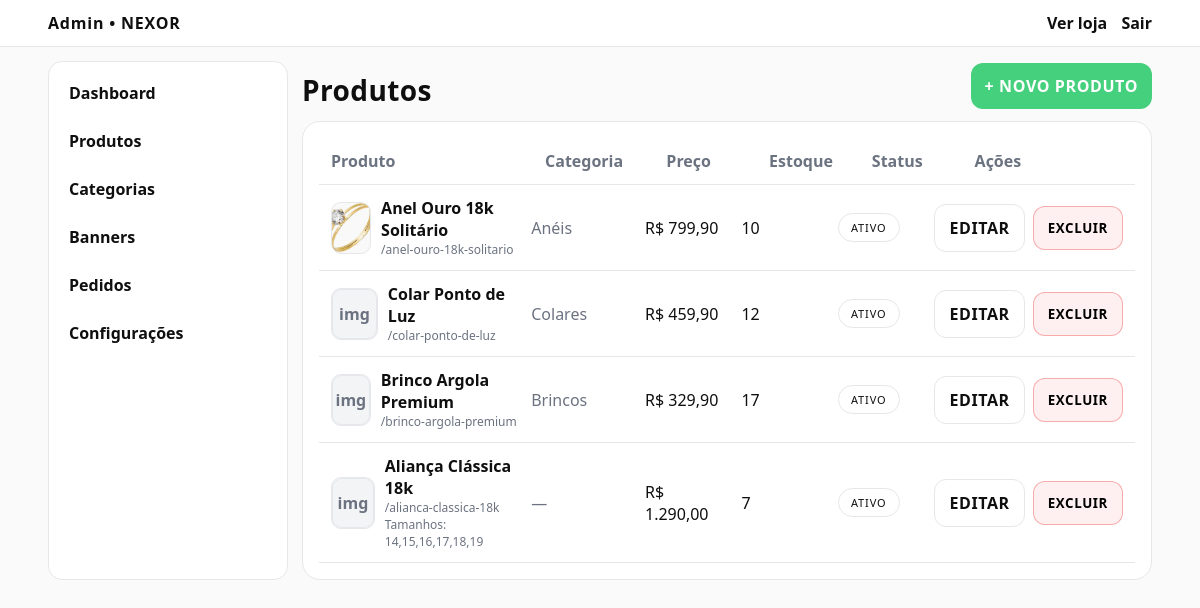
The app's page /admin/produtos (signed in) with its own data.
### app.py (models this page shows)
class Setting(db.Model):
    id = db.Column(db.Integer, primary_key=True)
    key = db.Column(db.String(80), unique=True, nullable=False, index=True)
    value = db.Column(db.Text, default="")

class Product(db.Model):
    id = db.Column(db.Integer, primary_key=True)
    category_id = db.Column(db.Integer, db.ForeignKey("category.id"), nullable=True)
    name = db.Column(db.String(180), nullable=False)
    slug = db.Column(db.String(220), unique=True, nullable=False, index=True)
    description = db.Column(db.Text, default="")
    price = db.Column(db.Numeric(10, 2), nullable=False, default=0)
    stock = db.Column(db.Integer, nullable=False, default=0)
    is_active = db.Column(db.Boolean, default=True)
    sizes = db.Column(db.String(80), default="")
    image_filename = db.Column(db.String(255), default="")
    created_at = db.Column(db.DateTime, default=now_utc)
    category = db.relationship("Category", lazy=True)

class Category(db.Model):
    id = db.Column(db.Integer, primary_key=True)
    name = db.Column(db.String(120), nullable=False)
    slug = db.Column(db.String(160), unique=True, nullable=False, index=True)
    icon = db.Column(db.String(120), default="")  # ex: "ring", "watch", "earrings"
    is_active = db.Column(db.Boolean, default=True)
    created_at = db.Column(db.DateTime, default=now_utc)

### app.py (the view)
    @app.route("/admin/produtos")
    @login_required
    def admin_produtos():
        require_admin()
        products = Product.query.order_by(Product.created_at.desc()).all()
        categories = Category.query.order_by(Category.name.asc()).all()
        cmap = {c.id: c for c in categories}
        return render_template("admin_produtos.html", products=products, cmap=cmap)

### app.py (called while the page is built, shortened)
def money(v) -> Decimal:
    if v is None:
        return Decimal("0.00")
    if isinstance(v, Decimal):
        return v.quantize(Decimal("0.01"), rounding=ROUND_HALF_UP)
    return Decimal(str(v)).quantize(Decimal("0.01"), rounding=ROUND_HALF_UP)

def format_brl(v: Decimal) -> str:
    v = money(v)
    s = f"{v:.2f}"
    inteiro, dec = s.split(".")
    inteiro = re.sub(r"(?<!^)(?=(\d{3})+$)", ".", inteiro)
    return f"R$ {inteiro},{dec}"

def cart_get():
    return session.get("cart", {})

def cart_count(cart: dict) -> int:
    return sum(int(q) for q in cart.values())

def cart_subtotal(cart: dict) -> Decimal:
    if not cart:
        return money("0")

def get_setting(key: str, default: str = "") -> str:
    s = Setting.query.filter_by(key=key).first()
    if not s or s.value is None:
        return default
    return str(s.value)

def get_setting_decimal(key: str, default: str) -> Decimal:
    try:
        return money(get_setting(key, default))
    except Exception:
        return money(default)

def shipping_calc(subtotal: Decimal):
    free_over = get_setting_decimal("shipping_free_over", "299.90")
    flat = get_setting_decimal("shipping_flat", "9.90")
    if subtotal >= free_over:
        return money("0")
    return money(flat)

@login_manager.user_loader
def load_user(user_id):
    return db.session.get(User, int(user_id))

def require_admin():
    if not current_user.is_authenticated:
        abort(401)
    if not getattr(current_user, "is_admin", False):
        abort(403)

### templates/admin_produtos.html
{% extends "admin_base.html" %}
{% block content %}
<div class="adminhead">
  <h2 class="h2">Produtos</h2>
  <a class="btn btn-green" href="{{ url_for('admin_produto_novo') }}">+ Novo produto</a>
</div>
<div class="panel table">
  <div class="t-head">
    <div>Produto</div><div>Categoria</div><div>Preço</div><div>Estoque</div><div>Status</div><div>Ações</div>
  </div>
  {% for p in products %}
    <div class="t-row">
      <div class="t-prod">
        <div class="thumb">
          {% if p.image_filename %}
            <img src="{{ url_for('uploads', filename=p.image_filename) }}" alt="">
          {% else %}
            <div class="ph small">img</div>
          {% endif %}
        </div>
        <div>
          <div><b>{{ p.name }}</b></div>
          <div class="muted tiny">/{{ p.slug }}</div>
          {% if p.sizes %}<div class="muted tiny">Tamanhos: {{ p.sizes }}</div>{% endif %}
        </div>
      </div>
      <div class="muted">{{ cmap.get(p.category_id).name if p.category_id and cmap.get(p.category_id) else "—" }}</div>
      <div>{{ "R$ {:,.2f}".format(p.price).replace(",", "X").replace(".", ",").replace("X", ".") }}</div>
      <div>{{ p.stock }}</div>
      <div>{% if p.is_active %}<span class="pill">Ativo</span>{% else %}<span class="pill muted">Inativo</span>{% endif %}</div>
      <div class="t-actions">
        <a class="btn btn-ghost" href="{{ url_for('admin_produto_editar', pid=p.id) }}">Editar</a>
        <form method="post" action="{{ url_for('admin_produto_delete', pid=p.id) }}" onsubmit="return confirm('Excluir produto?');">
          <button class="btn btn-danger" type="submit">Excluir</button>
        </form>
      </div>
    </div>
  {% endfor %}
</div>
{% endblock %}

### templates/admin_base.html (shortened to what this page needs)
<!doctype html>
<html lang="pt-br">
<head>
  <link rel="stylesheet" href="{{ url_for('static', filename='style.css') }}">
</head>
<body class="adminbody">
  <header class="adminbar">
    <div class="container adminbar-inner">
      <a class="adminbrand" href="{{ url_for('admin_dashboard') }}">Admin • {{ STORE_NAME }}</a>
      <div class="adminlinks">
        <a href="{{ url_for('index') }}">Ver loja</a>
        <a href="{{ url_for('logout') }}">Sair</a>
      </div>
    </div>
  </header>
  <div class="container adminwrap">
    <aside class="adminnav">
      <a href="{{ url_for('admin_dashboard') }}">Dashboard</a>
      <a href="{{ url_for('admin_produtos') }}">Produtos</a>
      <a href="{{ url_for('admin_categorias') }}">Categorias</a>
      <a href="{{ url_for('admin_banners') }}">Banners</a>
      <a href="{{ url_for('admin_pedidos') }}">Pedidos</a>
      <a href="{{ url_for('admin_settings') }}">Configurações</a>
    </aside>
    <section class="adminmain">
      {% block content %}{% endblock %}
    </section>
  </div>
</body>
</html>

### static/style.css (style rules this page uses)
:root { --bg:#ffffff; --text:#0f0f10; --muted:#6b7280; --line:#e5e7eb; --soft:#f6f7f9; --accent: var(--accent, #B08D57); --primary: var(--primary, #111111); --green:#44d07c; --green2:#2fb867; --radius: 18px; }
* { box-sizing:border-box; }
html, body { height:100%; }
body { margin:0; color: var(--text); background: var(--bg); font-family: ui-serif, "Georgia", "Times New Roman", serif; }
a { color:inherit; text-decoration:none; }
.container { width:min(1200px, 92%); margin:0 auto; }
.muted { color: var(--muted); font-family: ui-sans-serif, system-ui, -apple-system, Segoe UI, Roboto, Arial; }
.tiny { font-size:12px; }
.pill { display:inline-flex; align-items:center; gap:8px; padding:6px 12px; border:1px solid var(--line); border-radius:999px; font-family: ui-sans-serif, system-ui, -apple-system, Segoe UI, Roboto, Arial; font-size:11px; letter-spacing:.9px; text-transform:uppercase; background:#fff; }
.h2 { margin:10px 0 0; font-size:28px; font-weight:700; letter-spacing:.4px; }
.btn { border:1px solid var(--line); background:#fff; padding:12px 14px; border-radius: 12px; cursor:pointer; font-family: ui-sans-serif, system-ui; font-weight:900; letter-spacing:.6px; text-transform:uppercase; }
.btn-green { border:0; background: var(--green); color:#fff; }
.btn-ghost { background:#fff; }
.panel { border:1px solid var(--line); border-radius: 18px; padding:16px; background:#fff; }
.ph { width:100%; height:100%; display:flex; align-items:center; justify-content:center; color: var(--muted); font-family: ui-sans-serif, system-ui; font-weight:900; }
.ph.small { width:50px; height:50px; border-radius:10px; border:1px solid var(--line); }
.adminbody { background: #fafafa; }
.adminbar { border-bottom:1px solid var(--line); background:#fff; }
.adminbar-inner { display:flex; justify-content:space-between; align-items:center; padding:12px 0; font-family: ui-sans-serif, system-ui; }
.adminbrand { font-weight:900; letter-spacing:.8px; }
.adminlinks a { margin-left:10px; font-weight:900; }
.adminwrap { display:grid; grid-template-columns: 240px 1fr; gap:14px; padding:14px 0 34px; font-family: ui-sans-serif, system-ui; }
.adminnav { border:1px solid var(--line); border-radius: 14px; background:#fff; padding:10px; display:flex; flex-direction:column; gap:6px; }
.adminnav a { padding:10px 10px; border-radius:10px; font-weight:900; }
.adminmain { min-width:0; }
.adminhead { display:flex; justify-content:space-between; align-items:flex-end; gap:12px; margin-bottom:12px; }
.table .t-head, .table .t-row { display:grid; grid-template-columns: 2.2fr 1.2fr 1fr 1fr 1fr 1.6fr; gap:10px; padding:12px; align-items:center; }
.table .t-head { color: var(--muted); font-weight:900; border-bottom:1px solid var(--line); }
.table .t-row { border-bottom:1px solid var(--line); }
.t-prod { display:flex; gap:10px; align-items:center; }
.thumb { width:52px; height:52px; border:1px solid var(--line); border-radius:10px; overflow:hidden; background:#f3f4f6; display:flex; align-items:center; justify-content:center; }
.thumb img { width:100%; height:100%; object-fit:cover; }
.t-actions { display:flex; gap:8px; justify-content:flex-end; align-items:center; }
.btn-danger { border:1px solid rgba(239,68,68,.40); background: rgba(239,68,68,.08); }

### records on screen
Setting: value "NEXOR"
Product: image_filename (picture), name "Anel Ouro 18k Solitário", slug "anel-ouro-18k-solitario", price "R$ 799,90", stock "10", is_active "ATIVO"
Category: get "Anéis"
Product: image_filename "img", name "Colar Ponto de Luz", slug "colar-ponto-de-luz", price "R$ 459,90", stock "12", is_active "ATIVO"
Category: get "Colares"
Product: image_filename "img", name "Brinco Argola Premium", slug "brinco-argola-premium", price "R$ 329,90", stock "17", is_active "ATIVO"
Category: get "Brincos"
Product: image_filename "img", name "Aliança Clássica 18k", slug "alianca-classica-18k", sizes "14,15,16,17,18,19", get "—", price "R$ 1.290,00", stock "7", is_active "ATIVO"
